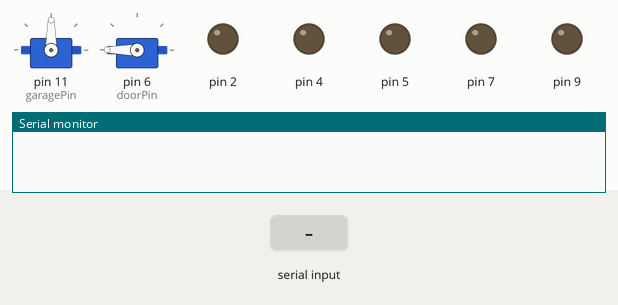
Recording of a sketch running on a simulated Arduino Uno, built with avr-gcc and run on an emulated ATmega328P. Parts: 2 × servo, output pins drawn as LEDs (lit = HIGH), the last lines printed to the serial monitor. Dashed ring = blinking. Inputs (shaded band) come from the test bench.

Above: at 1.2 s.
1.3 s: "a\n" received over Serial
At 1.4 s:
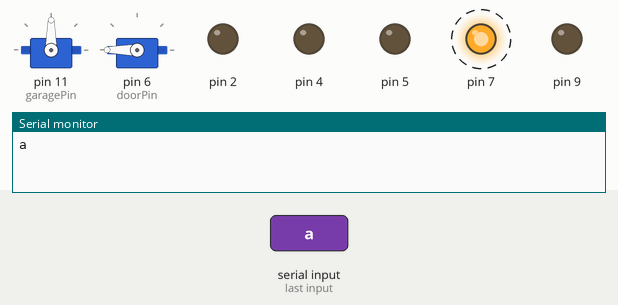
4.3 s: byte 49 ('1') received over Serial
At 5.5 s:
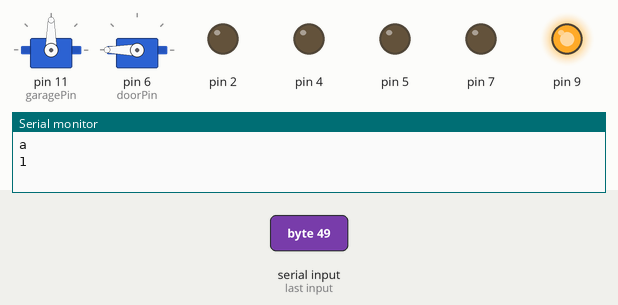
5.8 s: byte 98 ('b') received over Serial
At 5.9 s:
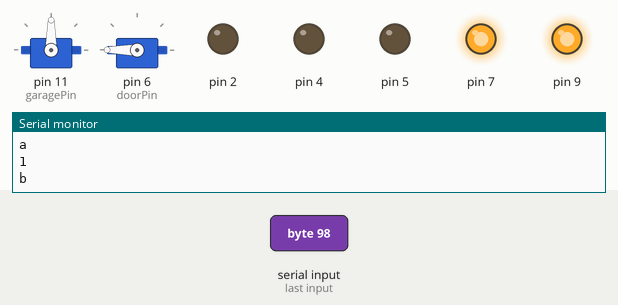
7.5 s: byte 111 ('o') received over Serial
At 7.9 s:
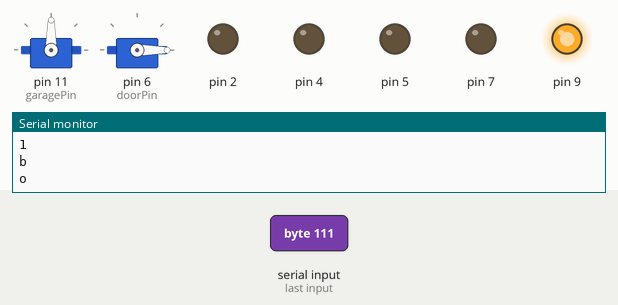
9.0 s: byte 103 ('g') received over Serial
At 10.2 s:
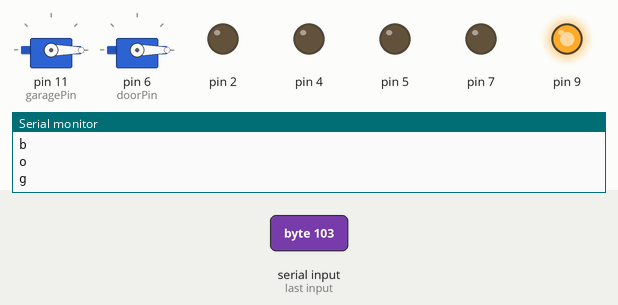
10.5 s: byte 50 ('2') received over Serial
At 11.4 s:
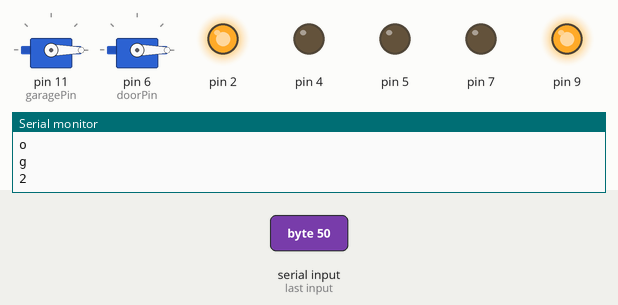
Timing chart, 0 to 13.0 s (numbered marks = the images above; inputs shaded):
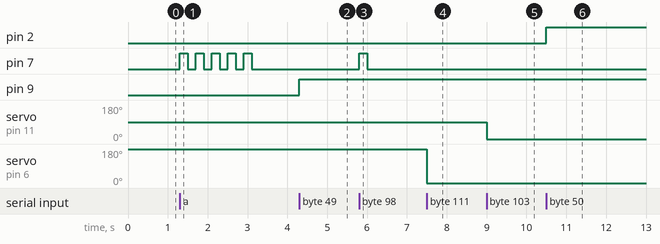

Measured:
- after the input at 1.3 s, pin 7: alternates HIGH for 0.20 s and LOW for 0.20 s, 10 changes in all, then stays LOW, starting at once
- after the input at 4.3 s, pin 9: LOW → HIGH at once
- after the input at 5.8 s, pin 7: LOW → HIGH at once, → LOW 0.20 s later
- after the input at 7.5 s, servo on pin 6 (doorPin): 180° → 0° at once
- after the input at 9.0 s, servo on pin 11 (garagePin): 90° → 0° at once
- after the input at 10.5 s, pin 2: LOW → HIGH at once

The sketch:

SmartHome-Arduino.ino
```cpp
#include "Led.h"
#include "Buzzer.h"
#include <Servo.h>

Led led1(9);
Led led2(2);
Led led3(5);
Led led4(4);

Buzzer buzzer(7);

int doorOpenAngle = 0;
int doorCloseAngle = 180;
int doorPin = 6;
bool doorOpen = false;
int positionDoor = 0;
Servo door;

int garageOpenAngle = 0;
int garageCloseAngle = 90;
int garagePin = 11;
bool garageDoorOpen = false;
int positionGarage = 0;
Servo garage;

void setup() {
  Serial.begin(115200);
  while (!Serial);

  garage.attach(garagePin);

  door.attach(doorPin);
  door.write(doorCloseAngle);
}


void loop() {
  if(! Serial.available()) return;

  char content = Serial.read();

  if (content == '\n' || content == '\0') return;

  Serial.println(content);

  if(content == '1') {
    led1.toggle();
  }

  if(content == '2') {
    led2.toggle();
  }

  if(content == '3') {
    led3.toggle();
  }

  if(content == '4') {
    led4.toggle();
  }

  if(content == 'b') {
    buzzer.startFor(200);
  }

  if(content == 'a') {
    buzzer.toggle(200, 5);
  }


  if(content == 'o') {
    if(doorOpen)
      door.write(doorCloseAngle);
    else
      door.write(doorOpenAngle);

     doorOpen = !doorOpen;
  }

  if(content == 'g') {
    if(garageDoorOpen)
      garage.write(garageCloseAngle);
    else
      garage.write(garageOpenAngle);

     garageDoorOpen = !garageDoorOpen;
  }
}
```

Buzzer.cpp
```cpp
#include <Arduino.h>
#include "Buzzer.h"


Buzzer::Buzzer(int pin) {
  _pin = pin;

  pinMode(pin, OUTPUT);
}

void Buzzer::start() {
  digitalWrite(_pin, HIGH);
}

void Buzzer::startFor(int millis) {
  digitalWrite(_pin, HIGH);
  delay(millis);
  digitalWrite(_pin, LOW);
}

void Buzzer::stop() {
  digitalWrite(_pin, LOW);
}

void Buzzer::toggle(int millis, int times) {
  for(int i=0; i<times; i++) {
    digitalWrite(_pin, HIGH);
    delay(millis);
    digitalWrite(_pin, LOW);
    delay(millis);
  }
}
```

Buzzer.h
```cpp
#ifndef Buzzer_h
#define Buzzer_h

#include <Arduino.h>

class Buzzer {

  public:
    Buzzer(int pin);

    void start();

    void startFor(int millis);

    void stop();

    void toggle(int millis, int times);

  private:
    int _pin;
};

#endif
```

Door.cpp
```cpp
#include <Arduino.h>
#include <Servo.h>
#include "Door.h"

Servo servo;

Door::Door(int closeAngle, int openAngle, int pin){
  _closeAngle = closeAngle;
  _openAngle =openAngle;
  _pin=pin;
}

void Door::setup() {
  servo.attach(_pin);
}


void Door::open(){
  servo.write(_openAngle);
}
void Door::close(){
   servo.write(_closeAngle);
}
```

Door.h
```cpp
#ifndef Door_h
#define Door_h
#include <Servo.h>
#include <Arduino.h>
class Door {
public:
  Door(int closeAngle,int openAngle,int pin);
  void setup();
  void open();
  void close();
private:
  int _closeAngle;
  int _openAngle;
  int _pos;
  int _pin;
};

#endif
```

Led.cpp
```cpp
#include <Arduino.h>
#include "Led.h"


Led::Led(int pin) {
  _pin = pin;

  pinMode(pin, OUTPUT);
}

void Led::on() {
  digitalWrite(_pin, HIGH);
  _isOn = true;
}

void Led::off() {
  digitalWrite(_pin, LOW);
  _isOn = false;
}

void Led::toggle() {
  digitalWrite(_pin, !_isOn);
  _isOn = !_isOn;
}

bool Led::isOn() {
  return _isOn;
}
```

Led.h
```cpp
#ifndef Led_h
#define Led_h

#include <Arduino.h>

class Led {

  public:
    Led(int pin);

    void on();
    void off();
    void toggle();

    bool isOn();

  private:
    int _pin;
    bool _isOn;
};

#endif
```
